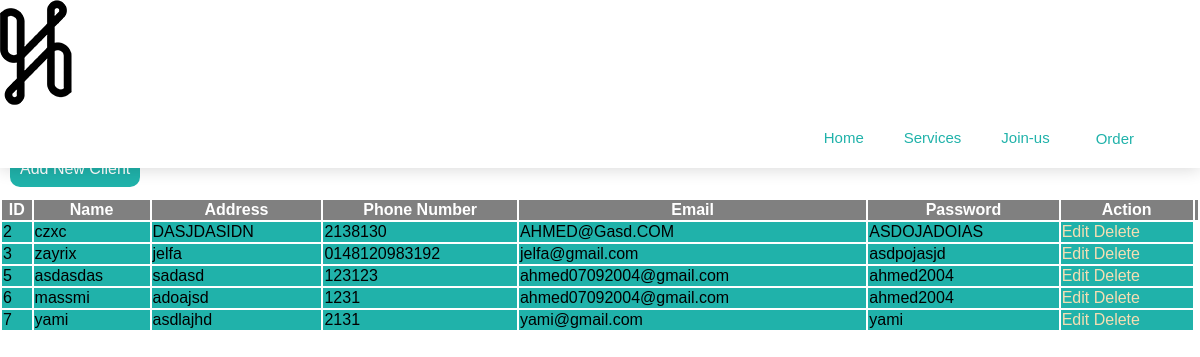
Page /Deliver/Deliver.php on the committed database.
### tables this page shows
CREATE TABLE `client_table` (
  `code_client` int(11) NOT NULL,
  `name` varchar(255) NOT NULL,
  `address` varchar(255) DEFAULT NULL,
  `phone_number` varchar(20) DEFAULT NULL,
  `Email` varchar(200) DEFAULT NULL,
  `Password` varchar(20) DEFAULT NULL
);

### Deliver/Deliver.php (the view, shortened to what this page needs)
<?php
include 'db.php';
$stmt = $pdo->query("SELECT * FROM client_table");
$clients = $stmt->fetchAll(PDO::FETCH_ASSOC);
?>
<!DOCTYPE html>
<html>
<head>
    <link rel="stylesheet" href="style2.css">
</head>
<body>
<header>
        <nav>
            <div class="container">
            <div class="image">
                <a href="#Home">
                 <img src="images\test_3_-removebg-preview.png" alt="" class="image-main">
                </a>
            </div>
            <div class="texts">
                <a href="#home" class="texts-nav">Home</a>
                <a href="#Services" class="texts-nav">Services</a>
                <a href="#Join"class="texts-nav">Join-us</a>
                <div class="dropdown">
                    <button class="dropbtn">Order
                    </button>
                  </div>
            </div>
        </div>
        </nav></header>
        <div class="main-text">
    <h1>Client List</h1>
    </div>
    <a href="add_client.php" style="text-decoration: none ; " id="add">Add New Client</a>
    <table class="table" >
        <tr class="head">
            <th>ID</th>
            <th>Name</th>
            <th>Address</th>
            <th>Phone Number</th>
            <th>Email</th>
            <th>Password</th>
            <th>Action</th>
            <th></th>
        </tr>
        <?php foreach ($clients as $client): ?>
            <tr>
                <td><?php echo $client['code_client']; ?></td>
                <td><?php echo $client['name']; ?></td>
                <td><?php echo $client['address']; ?></td>
                <td><?php echo $client['phone_number']; ?></td>
                <td><?php echo $client['Email']; ?></td>
                <td><?php echo $client['Password']; ?></td>
                <td>
                    <a class="outil" href="edit_client.php?id=<?php echo $client['code_client']; ?>">Edit</a>
                    <a class="outil" href="delete_client.php?id=<?php echo $client['code_client']; ?>" onclick="return confirm('Are you sure?')">Delete</a>
                </td>
            </tr>
        <?php endforeach; ?>
    </table>
</body>
</html>

### Deliver/style2.css (style rules this page uses)
body { font-family: Arial, sans-serif; margin: 0; padding-top: 80px; }
nav { position: fixed; top: 0; width: 100%; box-shadow: 0px 1px 16px 0px rgba(0, 0, 0, 0.16); z-index: 1000; background-color: white; }
.dropdown .dropbtn { font-size: 16px; border: none; outline: none; color: #20B2AA; background-color: inherit; text-decoration: none; margin-right: 40px; font-size: 15px; font-family: "Poppins", sans-serif; font-weight: 400; font-style: normal; color: #20B2AA; }
.texts-nav { text-decoration: none; margin-right: 40px; font-size: 15px; font-family: "Poppins", sans-serif; font-weight: 400; font-style: normal; color: #20B2AA; }
.texts { justify-content: flex-end; display: flex; padding: 20px; }
.main-text { text-align: center; margin: auto; color: black; }
#add { color: white; padding: 10px; margin:10px; text-decoration: none; background-color: #20B2AA; border-radius: 10px; }
table { margin-top: 20px; border-radius: ; width: 100%; }
.head { background-color: grey; color: white; }
td { background-color: #20B2AA; }
.outil { text-decoration:solid; justify-content: end; color: wheat; }

### rows in the picture
client_table: code_client "2", name "czxc", address "DASJDASIDN", phone_number "2138130", Email "AHMED@Gasd.COM", Password "ASDOJADOIAS"
client_table: code_client "3", name "zayrix", address "jelfa", phone_number "0148120983192", Email "jelfa@gmail.com", Password "asdpojasjd"
client_table: code_client "5", name "asdasdas", address "sadasd", phone_number "123123", Email "ahmed07092004@gmail.com", Password "ahmed2004"
client_table: code_client "6", name "massmi", address "adoajsd", phone_number "1231", Email "ahmed07092004@gmail.com", Password "ahmed2004"
client_table: code_client "7", name "yami", address "asdlajhd", phone_number "2131", Email "yami@gmail.com", Password "yami"
